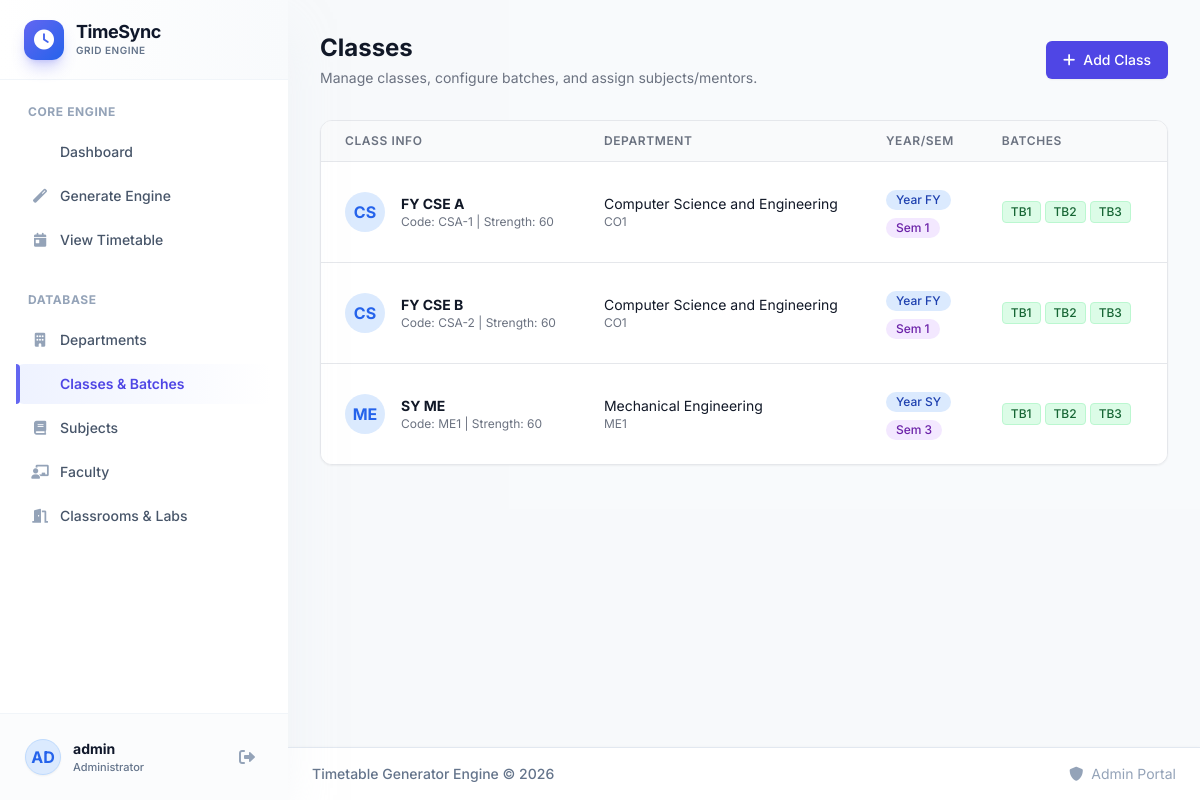
/classes (signed in), run on an earlier commit of the app's database.
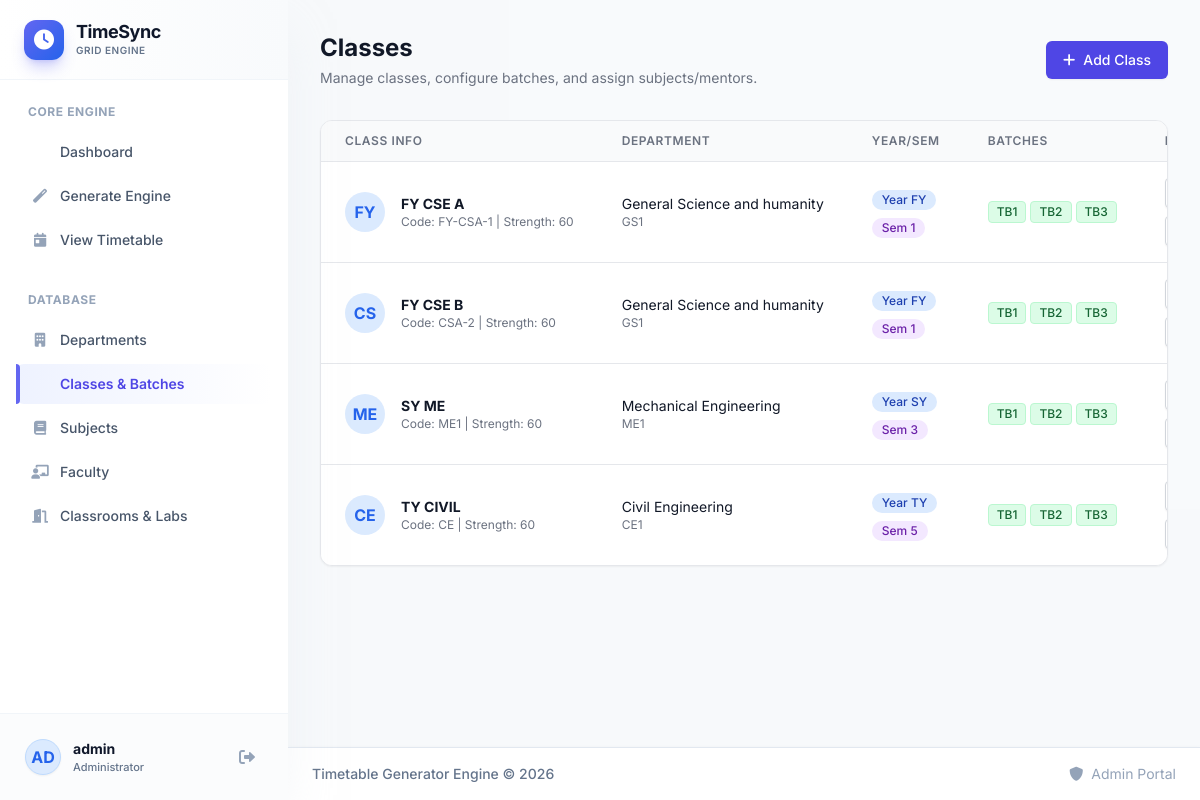
And on a later commit of the database.
### app.py (models this page shows, shortened)
class User(UserMixin, db.Model):
    id = db.Column(db.Integer, primary_key=True)
    username = db.Column(db.String(80), unique=True, nullable=False)
    email = db.Column(db.String(120), unique=True, nullable=False)
    password_hash = db.Column(db.String(200))
    is_admin = db.Column(db.Boolean, default=False)
    created_at = db.Column(db.DateTime, default=datetime.utcnow)

class Class(db.Model):
    id = db.Column(db.Integer, primary_key=True)
    name = db.Column(db.String(50), nullable=False)
    code = db.Column(db.String(20), unique=True, nullable=False)
    year = db.Column(db.String(10), nullable=False)  # FY, SY, TY
    department_id = db.Column(db.Integer, db.ForeignKey('department.id'), nullable=False)
    semester = db.Column(db.Integer, nullable=False)
    strength = db.Column(db.Integer, default=60)
    created_at = db.Column(db.DateTime, default=datetime.utcnow)
    subjects = db.relationship('ClassSubject', backref='class_ref', lazy=True)
    batches = db.relationship('Batch', backref='class_ref', lazy=True)
    timetable = db.relationship('Timetable', backref='class_ref', lazy=True)

class Department(db.Model):
    id = db.Column(db.Integer, primary_key=True)
    code = db.Column(db.String(10), unique=True, nullable=False)
    name = db.Column(db.String(100), nullable=False)
    description = db.Column(db.Text)
    created_at = db.Column(db.DateTime, default=datetime.utcnow)
    classes = db.relationship('Class', backref='department', lazy=True)
    faculty = db.relationship('Faculty', backref='department', lazy=True)

class Batch(db.Model):
    id = db.Column(db.Integer, primary_key=True)
    name = db.Column(db.String(10), nullable=False)  # TB1, TB2, TB3
    code = db.Column(db.String(30), unique=True, nullable=False)
    class_id = db.Column(db.Integer, db.ForeignKey('class.id'), nullable=False)
    mentor_id = db.Column(db.Integer, db.ForeignKey('faculty.id'))
    created_at = db.Column(db.DateTime, default=datetime.utcnow)
    practical_slots = db.relationship('PracticalSlot', backref='batch', lazy=True)

### app.py (the view)
@app.route('/classes')
@login_required
def manage_classes():
    classes = Class.query.all()
    departments = Department.query.all()
    semesters = list(range(1, 7))
    return render_template('classes.html', classes=classes, departments=departments, semesters=semesters)

### app.py (called while the page is built)
@login_manager.user_loader
def load_user(user_id):
    return db.session.get(User, int(user_id))

### templates/classes.html (shortened to what this page needs)
{% extends "base.html" %}
{% block content %}
<div class="mb-8 flex flex-col sm:flex-row sm:justify-between sm:items-center gap-4">
    <div>
        <h2 class="text-2xl font-bold text-gray-900">Classes</h2>
        <p class="mt-1 text-sm text-gray-500">Manage classes, configure batches, and assign subjects/mentors.</p>
    </div>
    <button onclick="openAddModal()" class="inline-flex items-center px-4 py-2 border border-transparent shadow-sm text-sm font-medium rounded-md text-white bg-primary-600 hover:bg-primary-700 focus:outline-none focus:ring-2 focus:ring-offset-2 focus:ring-primary-500 transition-colors">
        <i class="fas fa-plus mr-2"></i> Add Class
    </button>
</div>
<div class="bg-white rounded-xl shadow-sm border border-gray-200 overflow-hidden">
    {% if classes %}
    <div class="overflow-x-auto">
        <table class="min-w-full divide-y divide-gray-200">
            <thead class="bg-gray-50">
                <tr>
                    <th scope="col" class="px-6 py-3 text-left text-xs font-semibold text-gray-500 uppercase tracking-wider">Class Info</th>
                    <th scope="col" class="px-6 py-3 text-left text-xs font-semibold text-gray-500 uppercase tracking-wider">Department</th>
                    <th scope="col" class="px-6 py-3 text-left text-xs font-semibold text-gray-500 uppercase tracking-wider">Year/Sem</th>
                    <th scope="col" class="px-6 py-3 text-left text-xs font-semibold text-gray-500 uppercase tracking-wider">Batches</th>
                    <th scope="col" class="px-6 py-3 text-left text-xs font-semibold text-gray-500 uppercase tracking-wider">Manage</th>
                </tr>
            </thead>
            <tbody class="bg-white divide-y divide-gray-200">
                {% for class in classes %}
                <tr class="hover:bg-primary-50 transition-colors duration-150">
                    <td class="px-6 py-4 whitespace-nowrap">
                        <div class="flex items-center">
                            <div class="flex-shrink-0 h-10 w-10 bg-blue-100 text-blue-600 rounded-full flex items-center justify-center font-bold">
                                {{ class.code[:2] }}
                            </div>
                            <div class="ml-4">
                                <div class="text-sm font-bold text-gray-900">{{ class.name }}</div>
                                <div class="text-xs text-gray-500">Code: {{ class.code }} | Strength: {{ class.strength }}</div>
                            </div>
                        </div>
                    </td>
                    <td class="px-6 py-4 whitespace-nowrap hidden sm:table-cell">
                        <div class="text-sm text-gray-900">{{ class.department.name }}</div>
                        <div class="text-xs text-gray-500">{{ class.department.code }}</div>
                    </td>
                    <td class="px-6 py-4 whitespace-nowrap">
                        <span class="inline-flex items-center px-2.5 py-0.5 rounded-full text-xs font-medium bg-blue-100 text-blue-800 mb-1">
                            Year {{ class.year }}
                        </span><br>
                        <span class="inline-flex items-center px-2.5 py-0.5 rounded-full text-xs font-medium bg-purple-100 text-purple-800">
                            Sem {{ class.semester }}
                        </span>
                    </td>
                    <td class="px-6 py-4 whitespace-nowrap">
                        <div class="flex space-x-1">
                            {% for batch in class.batches[:3] %}
                            <span class="inline-flex items-center px-2 py-0.5 rounded text-xs font-medium bg-green-100 text-green-800 border border-green-200">
                                {{ batch.name }}
                            </span>
                            {% endfor %}
                        </div>
                    </td>
                    <td class="px-6 py-4 whitespace-nowrap">
                        <div class="flex flex-col space-y-2">
                            <a href="{{ url_for('manage_class_subjects', class_id=class.id) }}" class="inline-flex items-center px-2.5 py-1.5 border border-gray-300 shadow-sm text-xs font-medium rounded text-gray-700 bg-white hover:bg-gray-50 focus:outline-none focus:ring-2 focus:ring-offset-2 focus:ring-primary-500 transition-colors">
                            </a>
                            <a href="{{ url_for('manage_batch_mentors', class_id=class.id) }}" class="inline-flex items-center px-2.5 py-1.5 border border-gray-300 shadow-sm text-xs font-medium rounded text-gray-700 bg-white hover:bg-gray-50 focus:outline-none focus:ring-2 focus:ring-offset-2 focus:ring-primary-500 transition-colors">
                            </a>
                        </div>
                    </td>
                </tr>
                {% endfor %}
            </tbody>
        </table>
    </div>
    {% endif %}
</div>
{% endblock %}

### templates/base.html (shortened to what this page needs)
<!DOCTYPE html>
<html lang="en" class="h-full bg-slate-50">
<head>
    <script src="https://cdn.tailwindcss.com"></script>
    <link href="https://cdnjs.cloudflare.com/ajax/libs/font-awesome/6.0.0/css/all.min.css" rel="stylesheet">
</head>
<body class="h-full font-sans antialiased text-slate-800 selection:bg-primary-100 selection:text-primary-900">
    {% if current_user.is_authenticated %}
    <div class="min-h-full">
        <div class="hidden lg:fixed lg:inset-y-0 lg:flex lg:w-72 lg:flex-col shadow-2xl shadow-slate-200/50 z-20">
            <div class="flex min-h-0 flex-1 flex-col bg-white">
                <div class="flex h-20 flex-shrink-0 items-center px-6 bg-gradient-to-r from-white to-slate-50 border-b border-slate-100">
                    <div class="w-10 h-10 rounded-xl bg-gradient-to-br from-primary-500 to-blue-600 flex items-center justify-center text-white shadow-lg shadow-primary-500/30 mr-3">
                        <i class="fas fa-clock text-xl text-white"></i>
                    </div>
                    <div>
                        <h1 class="text-lg font-bold text-slate-900 tracking-tight leading-tight">TimeSync</h1>
                        <p class="text-[10px] uppercase tracking-wider text-slate-500 font-semibold">Grid Engine</p>
                    </div>
                </div>
                <div class="flex flex-1 flex-col overflow-y-auto px-4 pt-6 pb-4">
                    <p class="px-3 text-xs font-bold uppercase tracking-wider text-slate-400 mb-3">Core Engine</p>
                    <nav class="space-y-1">
                        <a href="{{ url_for('dashboard') }}" class="sidebar-link group flex items-center px-3 py-2.5 text-sm font-medium rounded-lg text-slate-600 {% if request.endpoint == 'dashboard' %}active{% endif %}">
                            Dashboard
                        </a>
                        <a href="{{ url_for('generate_timetable') }}" class="sidebar-link group flex items-center px-3 py-2.5 text-sm font-medium rounded-lg text-slate-600 {% if request.endpoint == 'generate_timetable' %}active{% endif %}">
                            <i class="fas fa-magic w-6 text-slate-400 text-center mr-2"></i>
                            Generate Engine
                        </a>
                        <a href="{{ url_for('view_timetable') }}" class="sidebar-link group flex items-center px-3 py-2.5 text-sm font-medium rounded-lg text-slate-600 {% if request.endpoint == 'view_timetable' %}active{% endif %}">
                            <i class="fas fa-calendar-day w-6 text-slate-400 text-center mr-2"></i>
                            View Timetable
                        </a>
                    </nav>
                    <p class="px-3 text-xs font-bold uppercase tracking-wider text-slate-400 mb-3 mt-8">Database</p>
                    <nav class="space-y-1">
                        <a href="{{ url_for('manage_departments') }}" class="sidebar-link group flex items-center px-3 py-2.5 text-sm font-medium rounded-lg text-slate-600 {% if request.endpoint == 'manage_departments' %}active{% endif %}">
                            <i class="fas fa-building w-6 text-slate-400 text-center mr-2"></i>
                            Departments
                        </a>
                        <a href="{{ url_for('manage_classes') }}" class="sidebar-link group flex items-center px-3 py-2.5 text-sm font-medium rounded-lg text-slate-600 {% if request.endpoint == 'manage_classes' %}active{% endif %}">
                            Classes & Batches
                        </a>
                        <a href="{{ url_for('manage_subjects') }}" class="sidebar-link group flex items-center px-3 py-2.5 text-sm font-medium rounded-lg text-slate-600 {% if request.endpoint == 'manage_subjects' %}active{% endif %}">
                            <i class="fas fa-book w-6 text-slate-400 text-center mr-2"></i>
                            Subjects
                        </a>
                        <a href="{{ url_for('manage_faculty') }}" class="sidebar-link group flex items-center px-3 py-2.5 text-sm font-medium rounded-lg text-slate-600 {% if request.endpoint == 'manage_faculty' %}active{% endif %}">
                            <i class="fas fa-chalkboard-teacher w-6 text-slate-400 text-center mr-2"></i>
                            Faculty
                        </a>
                        <a href="{{ url_for('manage_rooms') }}" class="sidebar-link group flex items-center px-3 py-2.5 text-sm font-medium rounded-lg text-slate-600 {% if request.endpoint == 'manage_rooms' %}active{% endif %}">
                            <i class="fas fa-door-open w-6 text-slate-400 text-center mr-2"></i>
                            Classrooms & Labs
                        </a>
                    </nav>
                </div>
                <div class="flex flex-shrink-0 border-t border-slate-100 p-4 bg-slate-50/50">
                    <div class="flex items-center w-full group cursor-pointer sidebar-link rounded-xl p-2 !transform-none !bg-transparent hover:!bg-white hover:shadow-sm transition-all border border-transparent hover:border-slate-200">
                        <div class="w-9 h-9 rounded-full bg-blue-100 text-blue-600 flex items-center justify-center font-bold mr-3 shadow-sm border border-blue-200">
                            {{ current_user.username[:2] | upper }}
                        </div>
                        <div class="flex-1 min-w-0">
                            <p class="text-sm font-bold text-slate-900 truncate">{{ current_user.username }}</p>
                            <p class="text-[11px] text-slate-500 font-medium">Administrator</p>
                        </div>
                        <a href="{{ url_for('logout') }}" title="Logout" class="w-8 h-8 rounded-full flex items-center justify-center text-slate-400 hover:text-red-600 hover:bg-red-50 transition-colors">
                            <i class="fas fa-sign-out-alt"></i>
                        </a>
                    </div>
                </div>
            </div>
        </div>
        <div class="lg:pl-72 flex flex-col min-h-screen">
            <main class="flex-1 overflow-x-hidden p-4 sm:p-6 lg:p-8 bg-slate-50/50">
                <div class="mx-auto max-w-[1400px]">
                    <div class="fade-in">
                        {% block content %}{% endblock %}
                    </div>
                </div>
            </main>
            <footer class="mt-auto px-6 py-4 border-t border-slate-200 bg-white shadow-[0_-1px_3px_0_rgba(0,0,0,0.02)]">
                <div class="flex flex-col sm:flex-row justify-between items-center max-w-[1400px] mx-auto gap-2 text-sm">
                    <p class="text-slate-500 font-medium">Timetable Generator Engine &copy; 2026</p>
                    <div class="flex space-x-4 text-slate-400">
                        <span class="hover:text-primary-600 transition-colors cursor-pointer"><i class="fas fa-shield-alt mr-1"></i> Admin Portal</span>
                    </div>
                </div>
            </footer>
        </div>
    </div>
    {% endif %}
</body>
</html>

### templates/base.html (style rules this page uses)
.sidebar-link { transition: all 0.2s ease-in-out; position: relative; }
.sidebar-link.active { background: linear-gradient(90deg, #eef2ff 0%, transparent 100%); color: #4f46e5; font-weight: 600; }
.sidebar-link.active::before { content: ''; position: absolute; left: 0; top: 0; bottom: 0; width: 4px; background: #6366f1; border-top-right-radius: 4px; border-bottom-right-radius: 4px; }
.sidebar-link i { transition: transform 0.2s; }

What changed in the data, as far as the page shows it:
changed Class "FY CSE A": code "CS" → "FY"; code "CSA-1" → "FY-CSA-1"; department.name "Computer Science and Engineering" → "General Science and humanity"; department.code "CO1" → "GS1"
changed Class "CS": department.name "Computer Science and Engineering" → "General Science and humanity"; department.code "CO1" → "GS1"
added Class: code "CE", name "TY CIVIL", strength "60", department.name "Civil Engineering", department.code "CE1", year "TY", semester "5"
added Batch: name "TB1", shown under "CE"
added Batch: name "TB2", shown under "CE"
added Batch: name "TB3", shown under "CE"
